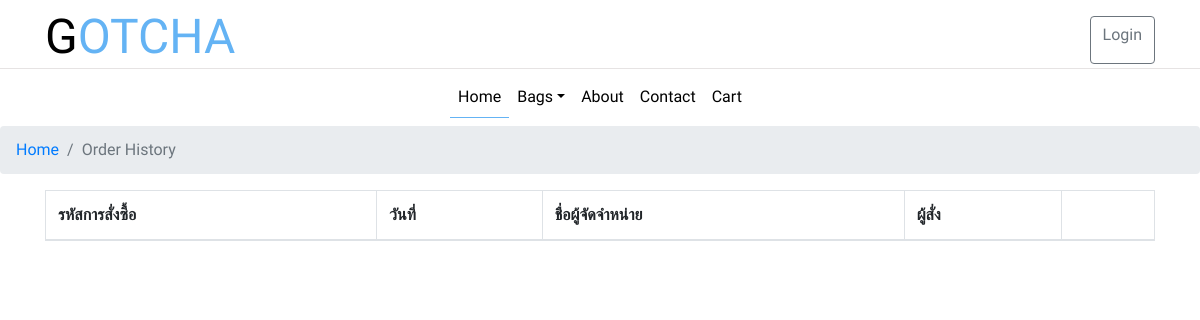
The page /order_history.php on the database as committed earlier.
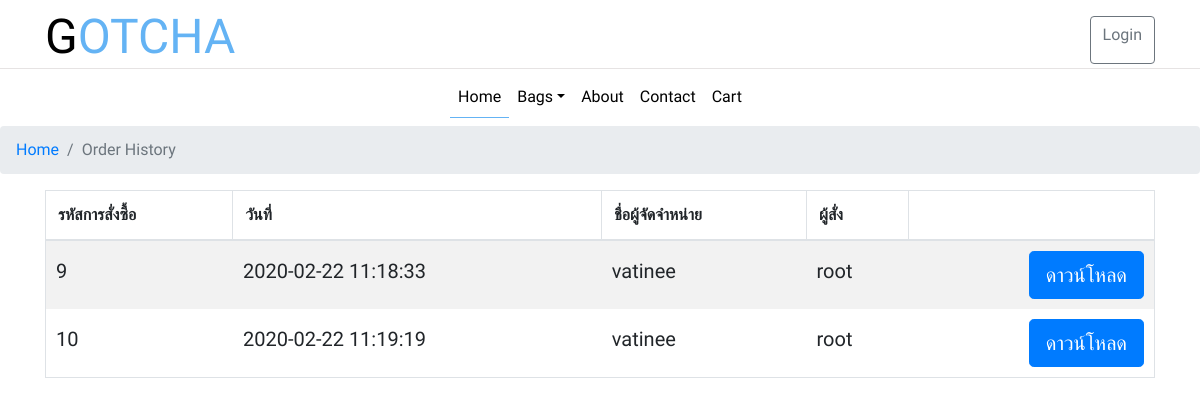
The same page on the database as committed later.
### tables this page shows
CREATE TABLE `purchase_order` (
  `id_po` int(11) NOT NULL,
  `id_dealer` int(11) NOT NULL,
  `id_user` int(11) NOT NULL,
  `date` timestamp NOT NULL DEFAULT CURRENT_TIMESTAMP ON UPDATE CURRENT_TIMESTAMP,
  `status` varchar(8) NOT NULL
);

CREATE TABLE `dealer` (
  `id_dealer` int(10) NOT NULL,
  `name_dealer` varchar(20) NOT NULL,
  `address` varchar(100) NOT NULL
);

CREATE TABLE `users` (
  `id_cus` int(11) NOT NULL,
  `name_cus` varchar(100) NOT NULL,
  `email` varchar(100) NOT NULL,
  `password_cus` varchar(10) NOT NULL,
  `type` varchar(8) NOT NULL
);

### order_history.php (the view, shortened to what this page needs)
<!DOCTYPE html>
<html lang="zxx">
<?php include("h.php");
?>
<body>
    <?php include("header.php"); ?>
    <nav aria-label="breadcrumb">
        <ol class="breadcrumb">
            <li class="breadcrumb-item">
                <a href="index.php">Home</a>
            </li>
            <li class="breadcrumb-item active" aria-current="page">Order History</li>
        </ol>
    </nav>
    <section class="page-section cta">
        <div class="container">
            <table class="table table-striped table-bordered">
                <thead>
                    <tr>
                        <th>รหัสการสั่งซื้อ</th>
                        <th>วันที่</th>
                        <th>ชื่อผู้จัดจำหน่าย</th>
                        <th>ผู้สั่ง</th>
                        <th>&nbsp;</th>
                    </tr>
                </thead>
                <tbody>
                    <?
                    $result = $dbcon->query("select * from purchase_order inner join dealer on dealer.id_dealer = purchase_order.id_dealer inner join users ON users.id_cus = purchase_order.id_user");
                    while ($order = mysqli_fetch_array($result)) : ?>
                        <tr>
                            <td class="product-id">
                                <h2 class="h5 text-black"><?= $order["id_po"] ?></h2>
                            </td>
                            <td class="product-id">
                                <h2 class="h5 text-black"><?= $order["date"] ?></h2>
                            </td>
                            <td class="product-id">
                                <h2 class="h5 text-black"><?= $order["name_dealer"] ?></h2>
                            </td>
                            <td class="product-id">
                                <h2 class="h5 text-black"><?= $order["name_cus"] ?></h2>
                            </td>
                            <td colspan="2" style="text-align: right;">
                                <a target="_blank" href="renderpdf.php?id_po=<?= $order["id_po"] ?>" class="btn btn-primary btn-lg">ดาวน์โหลด<a>
                            </td>
                        </tr>
                    <? endwhile; ?>
                </tbody>
            </table>
        </div>
    </section>

### h.php (shortened to what this page needs)
<head>
    <link href="css/bootstrap.css" type="text/css" rel="stylesheet" media="all">
    <link href="css/shop.css" type="text/css" rel="stylesheet" media="all">
    <link rel="stylesheet" href="css/owl.carousel.min.css">
    <link href="css/style.css" type="text/css" rel="stylesheet" media="all">
    <link href="css/fontawesome-all.min.css" rel="stylesheet">
</head>

### header.php (shortened to what this page needs)
<header>
    <div class="container">
      <nav class="top_nav d-flex pt-3 pb-1">
        <h1>
          <a class="navbar-brand" href="index.php">GOTCHA
          </a>
        </h1>
        <div class="w3ls_right_nav ml-auto d-flex">
          <div class="nav-icon d-flex">
            <a class="portfolio-link" data-toggle="modal" href="">
        <?php if (isset($_SESSION["id_cus"])): ?>
              <a href="login/logout.php" class="btn btn-outline-secondary  ml-3 my-sm-0">Logout</a>
              <a href="detail_user.php" >  <?=$_SESSION["name_cus"]?> </a>
        <?php else: ?>
              <a href="login/login.php" class="btn btn-outline-secondary  ml-3 my-sm-0">Login</a>
          </div>
        <?php endif; ?>
        </div>
    </div>
    <nav class="navbar navbar-expand-lg navbar-light justify-content-center">
      <div class="collapse navbar-collapse" id="navbarSupportedContent">
        <ul class="navbar-nav mx-auto text-center">
          <li class="nav-item">
            <a class="nav-link  active" href="index.php">Home
            </a>
          </li>
          <li class="nav-item dropdown has-mega-menu" style="center;">
            <a class="nav-link dropdown-toggle" data-toggle="dropdown" href="#" role="button" aria-haspopup="true" aria-expanded="false">Bags</a>
          </li>
          <li class="nav-item">
            <a class="nav-link" href="about.php">About</a>
          </li>
          <li class="nav-item">
            <a class="nav-link" href="contact.php">Contact</a>
          </li>
          <li class="nav-item">
            <a class="nav-link" href="checkout.php">Cart</a>
          </li>
        </ul>
      </div>
    </nav>
  </header>

### css/shop.css (style rules this page uses)
div#my-cart-modal .table>thead>tr>th, .table>tbody>tr>th, .table>tfoot>tr>th, .table>thead>tr>td, .table>tbody>tr>td, .table>tfoot>tr>td { padding: 10px; vertical-align: middle; border: none; }
.btn { display: inline-block; }

### css/style.css (style rules this page uses)
body { margin: 0; font-family: 'Source Sans Pro', sans-serif; background: #fff; }
body a, .gallery-item img { transition: 0.5s all; -webkit-transition: 0.5s all; -moz-transition: 0.5s all; text-decoration: none; outline: none; }
h1, h2, h3, h4, h5, h6 { margin: 0; font-family: 'Source Sans Pro', sans-serif; }
ul { margin: 0; padding: 0; }
ul { list-style-type: none; }
nav.navbar.navbar-expand-lg.navbar-light { border-top: 1px solid #e6e3e3; }
.navbar-light .navbar-nav .show>.nav-link, .navbar-light .navbar-nav .active>.nav-link, .navbar-light .navbar-nav .nav-link.show, .navbar-light .navbar-nav .nav-link.active { color: #000000; border-bottom: 1px solid #64b3f4; }
.navbar-light .navbar-nav .nav-link { color: #000; }
nav.navbar a { color: #000; }
h1 a.navbar-brand { font-family: 'Elsie Swash Caps', cursive; color: #64b3f4; display: inline-block; padding: 0; margin-right: 1rem; font-size: 3rem; text-transform: uppercase; line-height: 0; }
a.navbar-brand:first-letter { color: #000; }

Rows that differ between the two databases and show on the page:
added purchase_order: id_po "9", date "2020-02-22 11:18:33", id_dealer.name_dealer "vatinee", id_user.name_cus "root"
added purchase_order: id_po "10", date "2020-02-22 11:19:19", id_dealer.name_dealer "vatinee", id_user.name_cus "root"
